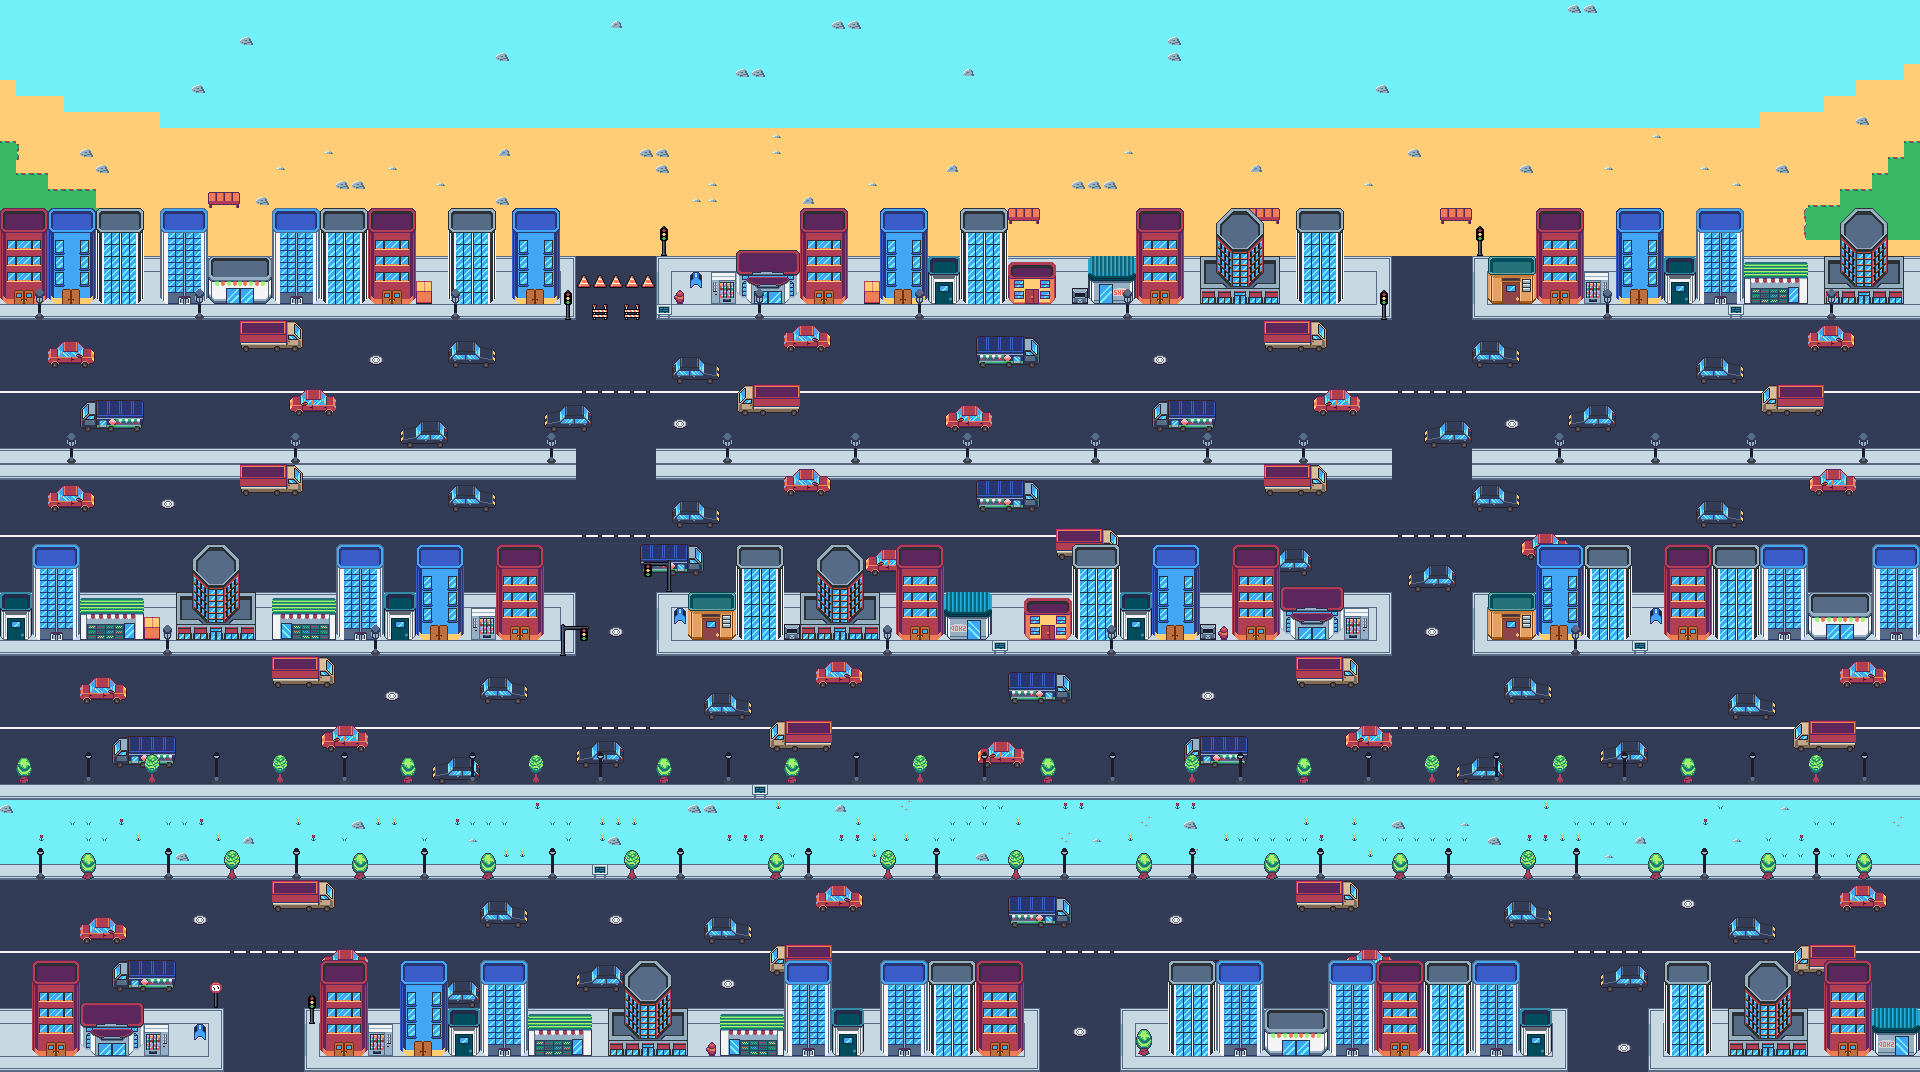

Below is a game level as drawn by its tile map, then a one-line description and the .tmx that defines it (tile-layer data replaced by summaries):
An orthogonal 120x67 tile map with 16x16 px tiles, 8 tile layers (Calque de Tuiles 1, route bonne, voiture, petit objet, ...), 2 tilesets and 233 objects.

<map version="1.10" tiledversion="1.11.2" orientation="orthogonal" renderorder="right-up" width="120" height="67" tilewidth="16" tileheight="16" infinite="0" nextlayerid="21" nextobjectid="289">
 <tileset firstgid="1" source="ville.tsx" />
 <tileset firstgid="4097" source="SL001.tsx" />
 <layer id="1" name="Calque de Tuiles 1" width="120" height="67">
  <data>[8040 cells, 8040 non-empty, 6 distinct tile ids]</data>
 </layer>
 <layer id="14" name="route bonne" width="120" height="67">
  <data>[8040 cells, 6120 non-empty, 13 distinct tile ids]</data>
 </layer>
 <layer id="15" name="voiture" width="120" height="67">
  <data>[8040 cells, 526 non-empty, 28 distinct tile ids]</data>
 </layer>
 <objectgroup id="19" name="voiture">
  <object id="33" x="81.3333" y="678.667" width="44" height="26.6667" />
  <object id="34" x="48.6667" y="485.333" width="44" height="26.6667" />
  <object id="35" x="48.6667" y="340" width="44" height="26.6667" />
  <object id="36" x="290" y="390.667" width="44" height="26.6667" />
  <object id="37" x="399.333" y="421.333" width="52" height="26.6667" />
  <object id="38" x="544.667" y="405.333" width="44" height="26.6667" />
  <object id="39" x="451.333" y="341.333" width="44" height="26.6667" />
  <object id="40" x="672.667" y="358.667" width="44" height="26.6667" />
  <object id="41" x="786" y="325.333" width="44" height="26.6667" />
  <object id="42" x="947.333" y="405.333" width="44" height="26.6667" />
  <object id="43" x="784.667" y="470.667" width="44" height="26.6667" />
  <object id="44" x="867.333" y="550.667" width="44" height="26.6667" />
  <object id="45" x="1314" y="390.667" width="44" height="26.6667" />
  <object id="46" x="1266" y="549.333" width="44" height="26.6667" />
  <object id="47" x="980.667" y="741.333" width="44" height="26.6667" />
  <object id="48" x="816.667" y="662.667" width="44" height="26.6667" />
  <object id="49" x="323.333" y="726.667" width="44" height="26.6667" />
  <object id="50" x="480.667" y="678.667" width="44" height="26.6667" />
  <object id="51" x="484.667" y="898.667" width="44" height="26.6667" />
  <object id="52" x="580.667" y="964" width="44" height="26.6667" />
  <object id="53" x="704.667" y="918.667" width="44" height="26.6667" />
  <object id="54" x="323.333" y="949.333" width="44" height="26.6667" />
  <object id="55" x="819.333" y="886.667" width="44" height="26.6667" />
  <object id="56" x="238" y="318.667" width="61.3333" height="32" />
  <object id="57" x="79.3333" y="914.667" width="44" height="26.6667" />
  <object id="58" x="450" y="488" width="44" height="26.6667" />
  <object id="59" x="671.333" y="498.667" width="44" height="26.6667" />
  <object id="60" x="700.667" y="694.667" width="44" height="26.6667" />
  <object id="61" x="579.333" y="737.333" width="44" height="26.6667" />
  <object id="62" x="434" y="758.667" width="44" height="26.6667" />
  <object id="63" x="1506" y="900" width="44" height="26.6667" />
  <object id="64" x="1602" y="965.333" width="44" height="26.6667" />
  <object id="65" x="1730" y="918.667" width="44" height="26.6667" />
  <object id="66" x="1839.33" y="885.333" width="44" height="26.6667" />
  <object id="67" x="1840.67" y="662.667" width="44" height="26.6667" />
  <object id="68" x="1731.33" y="696" width="44" height="26.6667" />
  <object id="69" x="1606" y="744" width="44" height="26.6667" />
  <object id="70" x="1506" y="677.333" width="44" height="26.6667" />
  <object id="71" x="1458" y="754.667" width="44" height="26.6667" />
  <object id="72" x="1410" y="562.667" width="44" height="26.6667" />
  <object id="73" x="1472.67" y="485.333" width="44" height="26.6667" />
  <object id="74" x="1423.33" y="420" width="44" height="26.6667" />
  <object id="75" x="1474" y="340" width="44" height="26.6667" />
  <object id="76" x="1567.33" y="405.333" width="44" height="26.6667" />
  <object id="77" x="1698" y="358.667" width="44" height="26.6667" />
  <object id="78" x="1808.67" y="468" width="44" height="26.6667" />
  <object id="79" x="1698" y="500" width="44" height="26.6667" />
  <object id="80" x="1810" y="325.333" width="44" height="26.6667" />
  <object id="81" x="238.667" y="464" width="61.3333" height="32" />
  <object id="82" x="80" y="397.333" width="61.3333" height="32" />
  <object id="83" x="273.333" y="656" width="61.3333" height="32" />
  <object id="84" x="273.333" y="878.667" width="61.3333" height="32" />
  <object id="85" x="114.667" y="961.333" width="61.3333" height="32" />
  <object id="86" x="1012" y="896" width="61.3333" height="32" />
  <object id="87" x="974.667" y="482.667" width="61.3333" height="32" />
  <object id="88" x="646.667" y="542.667" width="61.3333" height="32" />
  <object id="89" x="1008" y="672" width="61.3333" height="32" />
  <object id="90" x="769.333" y="717.333" width="61.3333" height="32" />
  <object id="91" x="977.333" y="337.333" width="61.3333" height="32" />
  <object id="92" x="1261.33" y="322.667" width="61.3333" height="32" />
  <object id="93" x="1154.67" y="398.667" width="61.3333" height="32" />
  <object id="94" x="1261.33" y="462.667" width="61.3333" height="32" />
  <object id="95" x="1057.33" y="529.333" width="61.3333" height="32" />
  <object id="96" x="1182.67" y="736" width="61.3333" height="32" />
  <object id="97" x="1794.67" y="722.667" width="61.3333" height="32" />
  <object id="98" x="1794.67" y="944" width="61.3333" height="32" />
  <object id="99" x="1296" y="881.333" width="61.3333" height="32" />
  <object id="100" x="1296" y="658.667" width="61.3333" height="32" />
  <object id="200" x="113.333" y="738.667" width="61.3333" height="32" />
  <object id="271" x="1764" y="382.667" width="61.3333" height="32" />
  <object id="272" x="1343.33" y="724" width="44" height="26.6667" />
  <object id="273" x="738.667" y="386.667" width="61.3333" height="32" />
  <object id="274" x="769.333" y="942.667" width="61.3333" height="32" />
  <object id="275" x="443.333" y="984" width="44" height="26.6667" />
 </objectgroup>
 <layer id="12" name="petit objet" width="120" height="67">
  <data>[8040 cells, 139 non-empty, 26 distinct tile ids]</data>
 </layer>
 <layer id="16" name="ville" width="120" height="67">
  <data>[8040 cells, 1308 non-empty, 175 distinct tile ids]</data>
 </layer>
 <objectgroup id="17" name="shop">
  <object id="26" x="1745.33" y="262.667" width="60" height="40" />
  <object id="27" x="273.333" y="598.667" width="62.6667" height="41.3333" />
  <object id="28" x="80" y="598.667" width="62.6667" height="41.3333" />
  <object id="29" x="1282.67" y="586.667" width="60" height="50.6667" />
  <object id="30" x="737.333" y="250.667" width="61.3333" height="53.3333" />
  <object id="31" x="210.667" y="257.333" width="58.6667" height="42.6667" />
  <object id="32" x="1809.33" y="593.333" width="60" height="46.6667" />
 </objectgroup>
 <objectgroup id="18" name="ville">
  <object id="101" x="1.66667e-05" y="210.667" width="48" height="92" />
  <object id="102" x="48" y="208.667" width="48" height="93.3333" />
  <object id="103" x="96" y="208.667" width="48" height="92" />
  <object id="104" x="160" y="208.667" width="48" height="92" />
  </objectgroup>
 <objectgroup id="20" name="spawn">
  <!-- 5 objects omitted --></objectgroup>
 <layer id="9" name="rivereitem" width="120" height="67">
  <data>[8040 cells, 119 non-empty, 8 distinct tile ids]</data>
 </layer>
 <layer id="10" name="poteaux_arbre_riviere" width="120" height="67">
  <data>[8040 cells, 120 non-empty, 6 distinct tile ids]</data>
 </layer>
 <layer id="13" name="poteaux_ville" width="120" height="67">
  <data>[8040 cells, 62 non-empty, 4 distinct tile ids]</data>
 </layer>
</map>
<!-- 148 of 233 objects omitted -->
